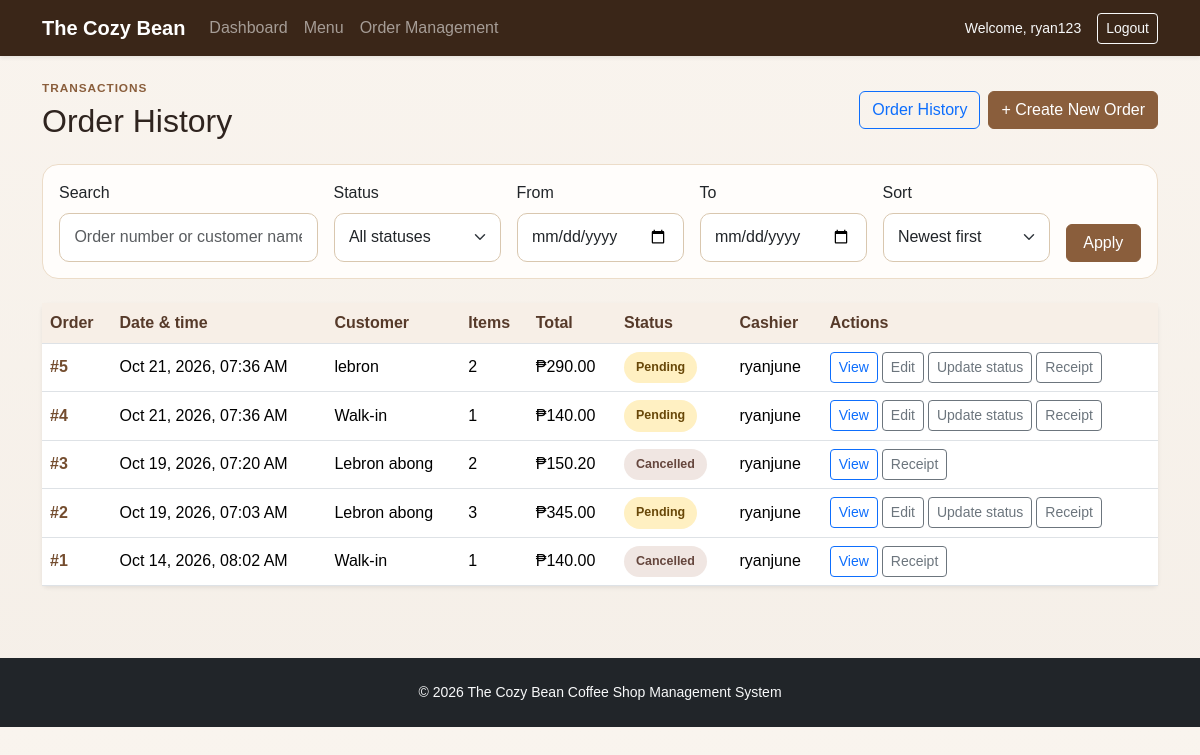
The page /orders/history/ (signed in) on the database its author committed.
### coffee_shop/models.py (models this page shows, shortened)
class Order(models.Model):
    class Status(models.TextChoices):
        PENDING = 'Pending', 'Pending'
        PREPARING = 'Preparing', 'Preparing'
        READY = 'Ready', 'Ready'
        COMPLETED = 'Completed', 'Completed'
        CANCELLED = 'Cancelled', 'Cancelled'
    STATUS_CHOICES = Status.choices
    ALLOWED_TRANSITIONS = {
        Status.PENDING: (Status.PREPARING, Status.CANCELLED),
        Status.PREPARING: (Status.READY, Status.CANCELLED),
        Status.READY: (Status.COMPLETED, Status.CANCELLED),
        Status.COMPLETED: (),
        Status.CANCELLED: (),
    }
    order_date = models.DateTimeField(auto_now_add=True)
    total_amount = models.DecimalField(max_digits=12, decimal_places=2, default=0)
    status = models.CharField(max_length=20, choices=STATUS_CHOICES, default=Status.PENDING)
    customer_name = models.CharField(max_length=150, blank=True)
    notes = models.TextField(blank=True)
    created_by = models.ForeignKey(
        settings.AUTH_USER_MODEL,
        on_delete=models.SET_NULL,
        null=True,
        blank=True,
        related_name='coffee_shop_orders',
    )
    submission_token = models.UUIDField(null=True, blank=True, unique=True, editable=False)
    class Meta:
        ordering = ('-order_date',)

### coffee_shop/views.py (the view)
# urls.py: path('orders/', views.order_list, name='order_list'),
@staff_required
def order_list(request):
    filter_form = OrderFilterForm(request.GET or None)
    orders = Order.objects.select_related('created_by').annotate(
        item_count=Count('items'),
        item_units=Sum('items__quantity'),
    )
    if filter_form.is_valid():
        filters = filter_form.cleaned_data
        search = filters['search']
        if search:
            search_filter = Q(customer_name__icontains=search)
            if search.startswith('#'):
                search = search[1:]
            if search.isdigit():
                search_filter |= Q(pk=int(search))
            orders = orders.filter(search_filter)
        if filters['status']:
            orders = orders.filter(status=filters['status'])
        if filters['date_from']:
            orders = orders.filter(order_date__date__gte=filters['date_from'])
        if filters['date_to']:
            orders = orders.filter(order_date__date__lte=filters['date_to'])
        orders = orders.order_by(
            'order_date' if filters['sort'] == 'oldest' else '-order_date'
        )
    else:
        orders = orders.order_by('-order_date')
    paginator = Paginator(orders, 20)
    page_obj = paginator.get_page(request.GET.get('page'))
    query_params = request.GET.copy()
    query_params.pop('page', None)
    return render(request, 'coffee_shop/order_list.html', {
        'orders': page_obj.object_list,
        'page_obj': page_obj,
        'filter_form': filter_form,
        'query_string': query_params.urlencode(),
        'is_history': request.resolver_match.url_name == 'order_history',
    })

### coffee_shop/forms.py (shortened to what this page needs)
class OrderFilterForm(forms.Form):
    search = forms.CharField(
        required=False,
        label='Search',
        widget=forms.TextInput(attrs={
            'class': 'form-control',
            'placeholder': 'Order number or customer name',
        }),
    )
    status = forms.ChoiceField(
        required=False,
        choices=[('', 'All statuses'), *Order.STATUS_CHOICES],
        widget=forms.Select(attrs={'class': 'form-select'}),
    )
    date_from = forms.DateField(
        required=False,
        label='From',
        widget=forms.DateInput(attrs={'type': 'date', 'class': 'form-control'}),
    )
    date_to = forms.DateField(
        required=False,
        label='To',
        widget=forms.DateInput(attrs={'type': 'date', 'class': 'form-control'}),
    )
    sort = forms.ChoiceField(
        required=False,
        choices=[('newest', 'Newest first'), ('oldest', 'Oldest first')],
        initial='newest',
        widget=forms.Select(attrs={'class': 'form-select'}),
    )

### coffee_shop/views.py (called while the page is built)
def staff_required(view_func):
    @wraps(view_func)
    @login_required
    def _wrapped_view(request, *args, **kwargs):
        if not request.user.is_staff:
            raise PermissionDenied
        return view_func(request, *args, **kwargs)
    return _wrapped_view

### coffee_shop/templates/coffee_shop/order_list.html (shortened to what this page needs)
{% extends 'coffee_shop/base.html' %}
{% block content %}
<div class="d-flex justify-content-between align-items-center flex-wrap gap-3 mb-4">
    <div>
        <p class="section-label mb-1">Transactions</p>
        <h1 class="h2 mb-0">{% if is_history %}Order History{% else %}Order Management{% endif %}</h1>
    </div>
    <div class="d-flex gap-2">
        <a href="{% url 'order_history' %}" class="btn btn-outline-primary">Order History</a>
        <a href="{% url 'order_create' %}" class="btn btn-primary">+ Create New Order</a>
    </div>
</div>
<form method="get" class="card filter-card mb-4">
    <div class="card-body">
        <div class="row g-3 align-items-end">
            <div class="col-lg-3 col-md-6">
                <label for="{{ filter_form.search.id_for_label }}" class="form-label">Search</label>
                {{ filter_form.search }}
            </div>
            <div class="col-lg-2 col-md-6">
                <label for="{{ filter_form.status.id_for_label }}" class="form-label">Status</label>
                {{ filter_form.status }}
            </div>
            <div class="col-lg-2 col-md-4">
                <label for="{{ filter_form.date_from.id_for_label }}" class="form-label">From</label>
                {{ filter_form.date_from }}
            </div>
            <div class="col-lg-2 col-md-4">
                <label for="{{ filter_form.date_to.id_for_label }}" class="form-label">To</label>
                {{ filter_form.date_to }}
            </div>
            <div class="col-lg-2 col-md-4">
                <label for="{{ filter_form.sort.id_for_label }}" class="form-label">Sort</label>
                {{ filter_form.sort }}
            </div>
            <div class="col-lg-1 d-grid">
                <button type="submit" class="btn btn-primary">Apply</button>
            </div>
        </div>
    </div>
</form>
<div class="card shadow-sm border-0">
    <div class="card-body p-0">
        <div class="table-responsive">
            <table class="table table-hover align-middle mb-0">
                <thead>
                    <tr>
                        <th>Order</th>
                        <th>Date &amp; time</th>
                        <th>Customer</th>
                        <th>Items</th>
                        <th>Total</th>
                        <th>Status</th>
                        <th>Cashier</th>
                        <th>Actions</th>
                    </tr>
                </thead>
                <tbody>
                    {% for order in orders %}
                        <tr>
                            <td><a class="order-number" href="{% url 'order_detail' order.pk %}">#{{ order.pk }}</a></td>
                            <td>{{ order.order_date|date:'M d, Y, h:i A' }}</td>
                            <td>{{ order.customer_name|default:'Walk-in' }}</td>
                            <td>{{ order.item_units|default:0 }}</td>
                            <td>₱{{ order.total_amount|floatformat:2 }}</td>
                            <td><span class="status-badge status-{{ order.status|slugify }}">{{ order.status }}</span></td>
                            <td>{{ order.created_by.get_username|default:'—' }}</td>
                            <td>
                                <div class="d-flex flex-wrap gap-1">
                                    <a href="{% url 'order_detail' order.pk %}" class="btn btn-sm btn-outline-primary">View</a>
                                    {% if order.status == 'Pending' or order.status == 'Preparing' %}
                                        <a href="{% url 'order_update' order.pk %}" class="btn btn-sm btn-outline-secondary">Edit</a>
                                    {% endif %}
                                    {% if order.status == 'Pending' or order.status == 'Preparing' or order.status == 'Ready' %}
                                        <a href="{% url 'order_detail' order.pk %}#status-management" class="btn btn-sm btn-outline-secondary">Update status</a>
                                    {% endif %}
                                    <a href="{% url 'order_receipt' order.pk %}" class="btn btn-sm btn-outline-secondary">Receipt</a>
                                </div>
                            </td>
                        </tr>
                    {% empty %}
                        <tr><td colspan="8" class="text-center text-muted py-5">No orders match these filters.</td></tr>
                    {% endfor %}
                </tbody>
            </table>
        </div>
    </div>
</div>
{% endblock %}

### coffee_shop/templates/coffee_shop/base.html (shortened to what this page needs)
{% load static %}
<!DOCTYPE html>
<html lang="en">
<head>
    <link href="https://cdn.jsdelivr.net/npm/bootstrap@5.3.3/dist/css/bootstrap.min.css" rel="stylesheet">
    <link rel="stylesheet" href="{% static 'coffee_shop/styles.css' %}">
</head>
<body>
    <nav class="navbar navbar-expand-lg navbar-dark cozy-navbar shadow-sm">
        <div class="container">
            <a class="navbar-brand fw-bold" href="{% url 'dashboard' %}">The Cozy Bean</a>
            <div class="collapse navbar-collapse" id="mainNav">
                {% if user.is_authenticated %}
                    <ul class="navbar-nav me-auto mb-2 mb-lg-0">
                        <li class="nav-item"><a class="nav-link" href="{% url 'dashboard' %}">Dashboard</a></li>
                        <li class="nav-item"><a class="nav-link" href="{% url 'menu_list' %}">Menu</a></li>
                        <li class="nav-item"><a class="nav-link" href="{% url 'order_list' %}">Order Management</a></li>
                    </ul>
                    <div class="d-flex align-items-center gap-3">
                        <span class="text-light small">Welcome, {{ user.username }}</span>
                        <form method="post" action="{% url 'logout' %}">
                            <button class="btn btn-outline-light btn-sm" type="submit">Logout</button>
                        </form>
                    </div>
                {% else %}
                    <ul class="navbar-nav ms-auto">
                        <li class="nav-item"><a class="nav-link" href="{% url 'login' %}">Login</a></li>
                    </ul>
                {% endif %}
            </div>
        </div>
    </nav>
    <main class="container py-4">
        {% block content %}{% endblock %}
    </main>
    <footer class="bg-dark text-light py-4 mt-5">
        <div class="container text-center small">
            © {% now 'Y' %} The Cozy Bean Coffee Shop Management System
        </div>
    </footer>
</body>
</html>

### coffee_shop/static/coffee_shop/styles.css (style rules this page uses)
body { background: linear-gradient(180deg, #f9f4ee 0%, #f5efe8 100%); color: #2f241f; font-family: Arial, sans-serif; }
.cozy-navbar { background: #3a2618; }
.section-label { text-transform: uppercase; letter-spacing: 0.08em; color: #8a5e3c; font-size: 0.74rem; font-weight: 700; }
.form-control, .form-select { border-radius: 10px; border: 1px solid #d9c7af; padding: 0.7rem 0.9rem; }
.btn-primary { background: #8a5e3c; border-color: #8a5e3c; }
.table thead th { background: #f7efe7; color: #563a2a; font-weight: 600; }
.filter-card, .order-summary { border: 1px solid #ecdcc8; border-radius: 16px; background: #fffdfb; }
.status-badge { display: inline-block; border-radius: 999px; padding: 0.4rem 0.75rem; font-size: 0.78rem; font-weight: 700; white-space: nowrap; }
.status-pending { background: #fff0c2; color: #684708; }
.status-cancelled { background: #f0e6e2; color: #65463d; }
.order-number { color: #744d2f; font-weight: 700; text-decoration: none; }

### rows shown on the page
Order: pk "5", order_date "Oct 21, 2026, 07:36 AM", customer_name "lebron", item_units "2", total_amount "290.00", status "Pending", created_by.get_username "ryanjune", shows "Edit", shows "Update status"
Order: pk "4", order_date "Oct 21, 2026, 07:36 AM", customer_name "Walk-in", item_units "1", total_amount "140.00", status "Pending", created_by.get_username "ryanjune", shows "Edit", shows "Update status"
Order: pk "3", order_date "Oct 19, 2026, 07:20 AM", customer_name "Lebron abong", item_units "2", total_amount "150.20", status "Cancelled", created_by.get_username "ryanjune"
Order: pk "2", order_date "Oct 19, 2026, 07:03 AM", customer_name "Lebron abong", item_units "3", total_amount "345.00", status "Pending", created_by.get_username "ryanjune", shows "Edit", shows "Update status"
Order: pk "1", order_date "Oct 14, 2026, 08:02 AM", customer_name "Walk-in", item_units "1", total_amount "140.00", status "Cancelled", created_by.get_username "ryanjune"

### other values the page prints
{{ user.username }} "ryan123"
